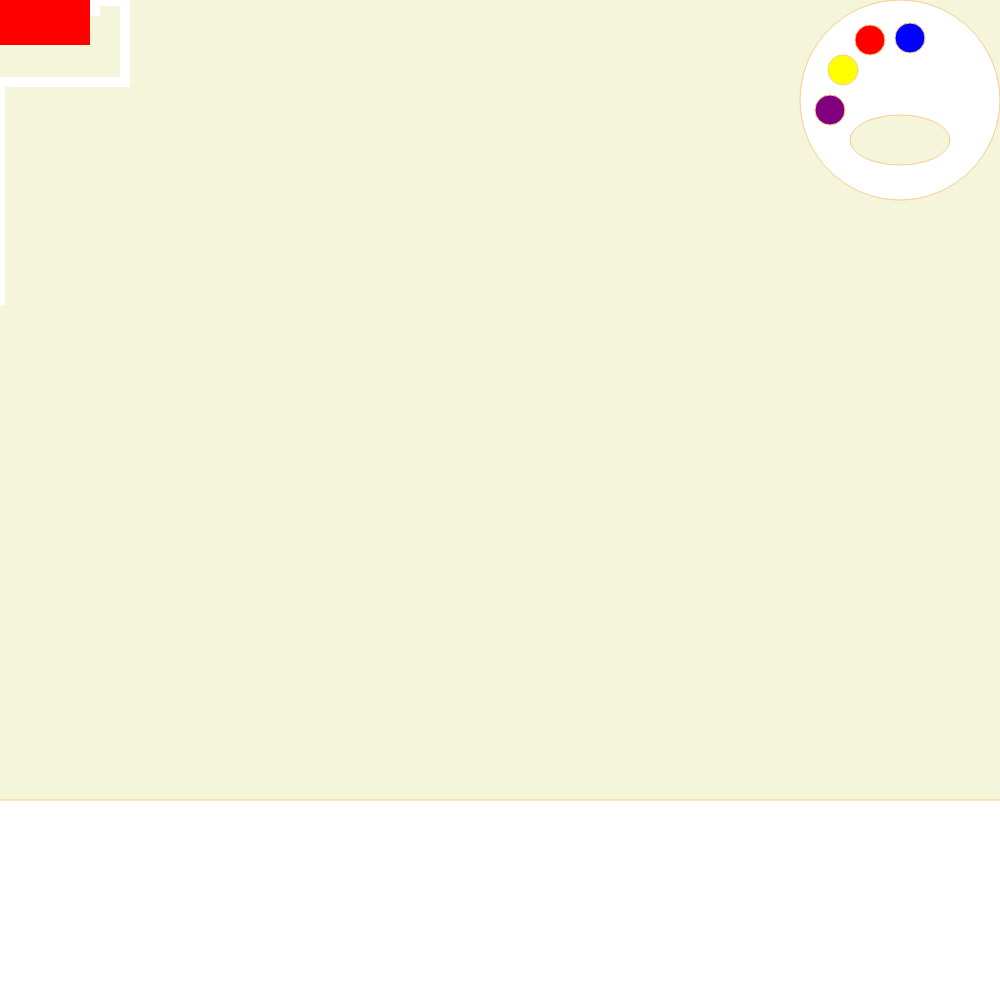
Frame 1 (no input)
Frame 60 (no input): identical to frame 1, image omitted
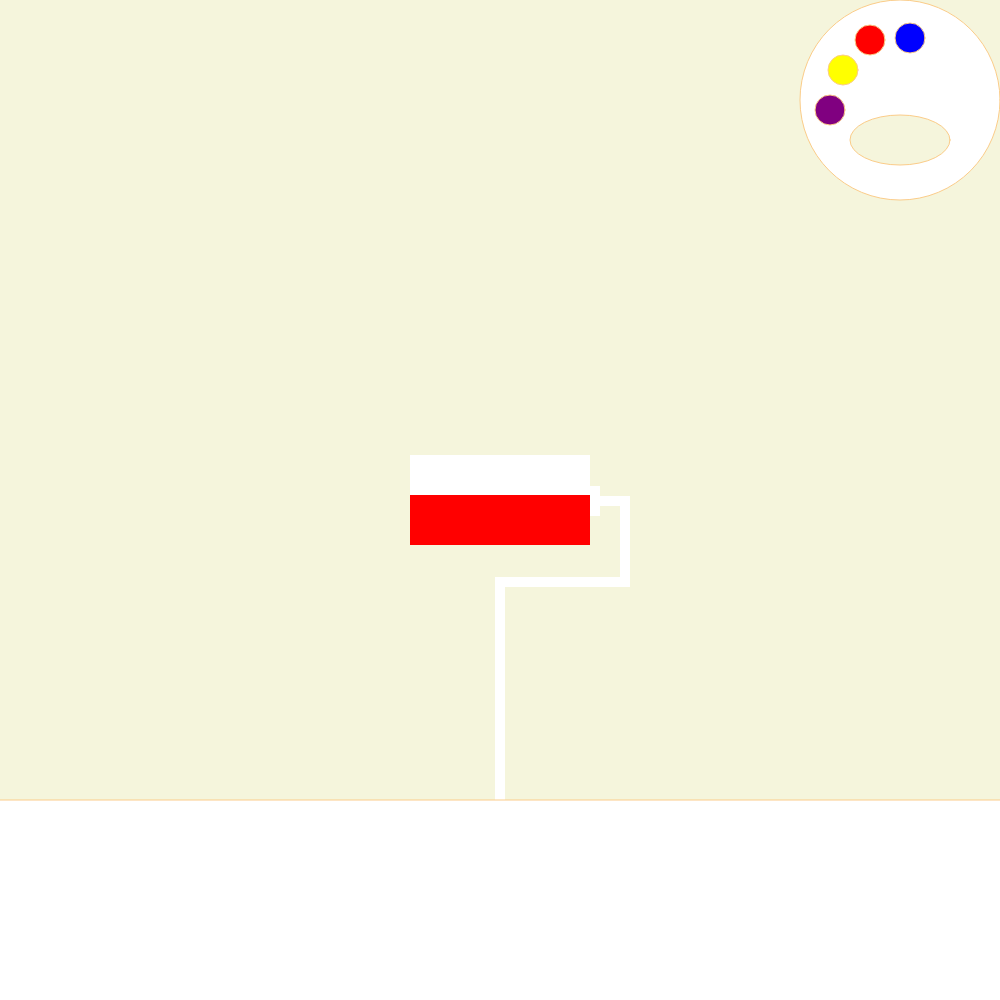
Frame 120 (the mouse pressed at the canvas centre since frame 60)

The p5.js sketch that drew these frames (run headless with seeded random() and noise() and a simulated clock; from frame 60 on, the mouse is pressed at the canvas centre):

// p5.js sketch
// ── sketch.js
let path = [];
x = 180;
function setup() {
  createCanvas(1000, 1000);
  
}



function draw() {
 background('beige');
   for(let i=0; i < path.length; i++){
    path [i].draw(); 
   }
   // pallet
 stroke('rgb(251,204,137)')
  fill('white')
 ellipse(900,100,200,200)
  fill('purple')
  ellipse(830, 110, 30,30)
  fill('yellow')
   ellipse(843, 70, 30,30)
  fill('red')
   ellipse(870, 40, 30,30)
  fill('blue')
   ellipse(910, 38, 30,30)
   fill('beige')
  ellipse(900,140, 100,50)
 // roller
 fill('white')
  rectMode(CENTER);
noStroke();
  rect(mouseX, mouseY , x,90);
 fill('white')
  stroke('black');
  ellipse(3000, 100, 80, 100)
  // paint
  noStroke();
  fill('red')

    rect(mouseX , mouseY +20, 180, 50)
  // handle
  noStroke();
  fill('white')
  rect(mouseX + 95, mouseY + 1, 10,30)
  rect(mouseX + 115, mouseY + 1, 30,10)
  rect(mouseX + 125, mouseY +42, 10, 90)
  rect(mouseX +60, mouseY + 82, 130, 10 )
  rect(mouseX , mouseY + 195, 10, 220)

  stroke('rgb(251,204,137)');
rect(600, 950, 1500, 300)
   
  
}

function mouseDragged() {
  path.push(new Path(mouseX, mouseY));
}

class Path{
  constructor(x, y) {
  this.x = x;
  this.y = y;
  this.pathColor = ('red');

}
  draw () {
    noStroke();
    fill('rgb(255,64,64)')
    rect(this.x, this.y, 180);

   
  }
}
